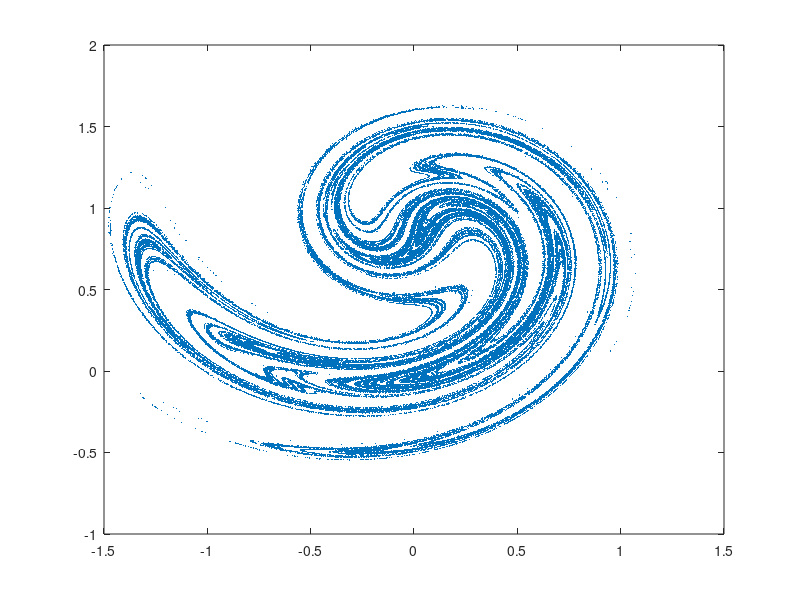

The MATLAB source for this figure:
%ikeda
%ikeda attractor
%zn+1 = a + b zn exp[ i k - i p / (1 + | zn2 | ) ]
%a = 0.85, b = 0.9, k = 0.4, p = 7.7
a = 0.85;
b = 0.9;
k = 0.4;
p = 7.7;

z=0+0i;
total=100000;
z_arr=zeros(total,1);
for n=2:total
    z=z_arr(n-1);
    z_arr(n)=a + b*z* exp( i*k - i*p/(1 + abs( z^2 ) ) );
end
z_imag=imag(z_arr);
z_real=real(z_arr);
plot(z_imag,z_real,'.','markersize',1);
